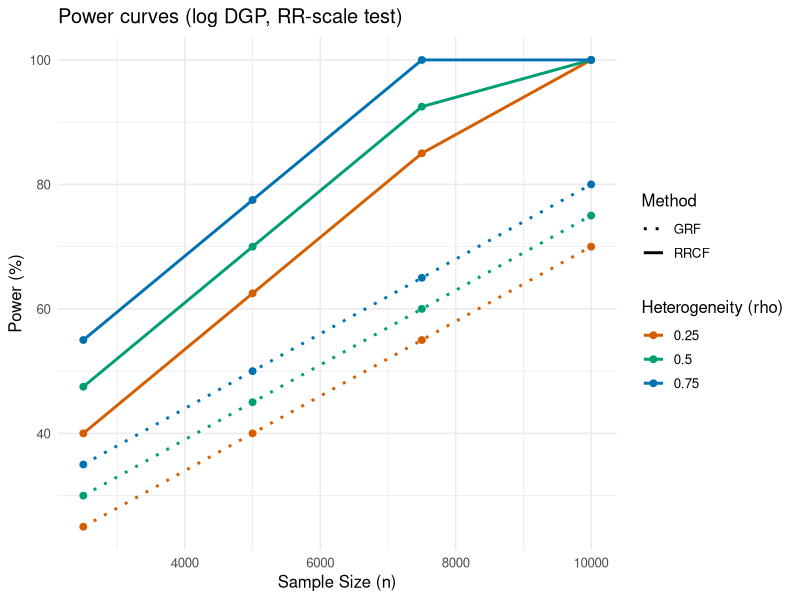

This chart was generated by the following R code:
library(ggplot2)

# ------------------------------------------------------------
# Dummy power calculators (replace with real ones later)
# ------------------------------------------------------------
power_rr_dummy <- function(n, rho, ...) {
  val_glm <- pmin(1, 0.10 + 0.30*rho + 0.00009 * n)   # RRCF
  val_grf <- pmin(1, 0.05 + 0.20*rho + 0.00006 * n)   # GRF
  c(power_grf = val_grf, power_glm = val_glm)
}

power_rd_dummy <- function(n, rho, ...) {
  val_grf <- pmin(1, 0.08 + 0.28*rho + 0.00008 * n)
  val_glm <- pmin(1, 0.04 + 0.18*rho + 0.00005 * n)
  c(power_grf = val_grf, power_glm = val_glm)
}

# ------------------------------------------------------------
# Figure‑1 style power plot
# ------------------------------------------------------------
create_power_plot <- function(link_type  = c("log", "identity"),
                              p_base     = NULL,
                              test_type  = c("RR", "RD"),   # RR = Shirvaikar, RD = Athey
                              n_values   = c(2500, 5000, 7500, 10000),
                              rho_values = c(0.25, 0.50, 0.75)) {
  
  link_type <- match.arg(link_type)
  test_type <- match.arg(test_type)
  get_power <- if (test_type == "RR") power_rr_dummy else power_rd_dummy
  
  df <- data.frame()
  for (n in n_values) {
    for (rho in rho_values) {
      pow <- get_power(n = n, rho = rho, link_type = link_type, p_base = p_base)
      df <- rbind(df,
                  data.frame(n = n, rho = factor(rho), Method = "GRF",  Power = 100*pow["power_grf"]),
                  data.frame(n = n, rho = factor(rho), Method = "RRCF", Power = 100*pow["power_glm"]))
    }
  }
  
  plt <- ggplot(df, aes(x = n, y = Power,
                        colour = rho,
                        linetype = Method,
                        group = interaction(Method, rho))) +
    geom_line(linewidth = 1) +
    geom_point(size = 2) +
    scale_colour_manual(values = c("0.25" = "#D55E00",
                                   "0.5"  = "#009E73",
                                   "0.75" = "#0072B2")) +
    scale_linetype_manual(values = c("GRF" = "dotted",
                                     "RRCF" = "solid")) +
    labs(x = "Sample Size (n)",
         y = "Power (%)",
         colour = "Heterogeneity (rho)",
         linetype = "Method") +
    ggtitle(sprintf("Power curves (%s DGP, %s test)",
                    link_type,
                    ifelse(test_type == "RR", "RR‑scale", "RD‑scale"))) +
    theme_minimal(base_size = 12)
  
  print(plt)
  
  caption <- sprintf(
    "Power (proportion of trials where %s omnibus test detected heterogeneity) \
across 100 simulated RCTs. Curves vary by sample size n and heterogeneity level rho; \
dotted lines denote GRF, solid lines RRCF. DGP link: %s%s.",
    ifelse(test_type == "RR", "relative‑risk", "risk‑difference"),
    link_type,
    ifelse(is.null(p_base), "", paste0(", baseline risk = ", p_base))
  )
  cat("\nFigure caption:\n", caption, "\n")
  
  invisible(plt)
}

# --- example call ---------------------------------------------------
create_power_plot(link_type = "log",
                  p_base    = 0.13,
                  test_type = "RR")
